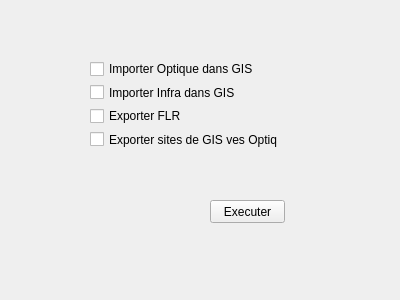
<?xml version="1.0" encoding="UTF-8"?>
<ui version="4.0">
 <class>iodata</class>
 <widget class="QWidget" name="iodata">
  <property name="geometry">
   <rect>
    <x>0</x>
    <y>0</y>
    <width>400</width>
    <height>300</height>
   </rect>
  </property>
  <property name="windowTitle">
   <string>Form</string>
  </property>
  <widget class="QWidget" name="verticalLayoutWidget">
   <property name="geometry">
    <rect>
     <x>90</x>
     <y>60</y>
     <width>188</width>
     <height>88</height>
    </rect>
   </property>
   <layout class="QVBoxLayout" name="verticalLayout">
    <item>
     <widget class="QCheckBox" name="importOptique">
      <property name="text">
       <string>Importer Optique dans GIS</string>
      </property>
     </widget>
    </item>
    <item>
     <widget class="QCheckBox" name="ImportInfra">
      <property name="text">
       <string>Importer Infra dans GIS</string>
      </property>
     </widget>
    </item>
    <item>
     <widget class="QCheckBox" name="exportFlr">
      <property name="text">
       <string>Exporter FLR</string>
      </property>
     </widget>
    </item>
    <item>
     <widget class="QCheckBox" name="exportSites">
      <property name="text">
       <string>Exporter sites de GIS ves Optique</string>
      </property>
     </widget>
    </item>
   </layout>
  </widget>
  <widget class="QPushButton" name="execute">
   <property name="geometry">
    <rect>
     <x>210</x>
     <y>200</y>
     <width>75</width>
     <height>23</height>
    </rect>
   </property>
   <property name="text">
    <string>Executer</string>
   </property>
  </widget>
 </widget>
 <resources/>
 <connections/>
</ui>
